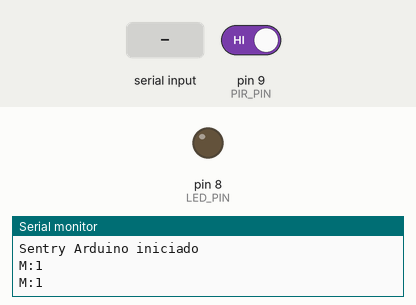
Recording of a sketch running on a simulated Arduino Uno, built with avr-gcc and run on an emulated ATmega328P. On the bench: output pins drawn as LEDs (lit = HIGH), the last lines printed to the serial monitor. The inputs (shaded band) are chosen by the test bench; at power-on: pin 9 (PIR_PIN) HIGH.

Above: at 1.2 s.
1.3 s: "1" received over Serial
At 1.9 s:
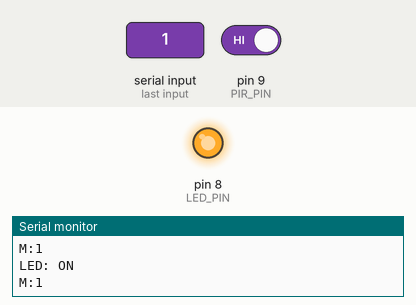
2.8 s: "0" received over Serial
At 4.2 s:
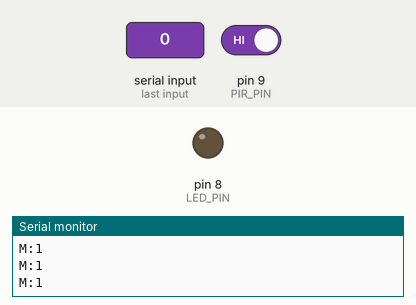
Timing chart, 0 to 5.8 s (numbered marks = the images above; inputs shaded):
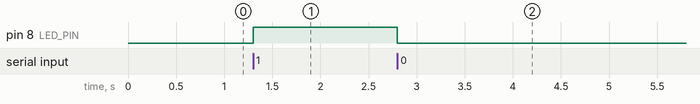

Measured:
- after the input at 1.3 s, pin 8 (LED_PIN): LOW → HIGH at once
- after the input at 2.8 s, pin 8 (LED_PIN): HIGH → LOW at once

The sketch:

Alarma_KOTLIN.ino
```cpp
#include <SoftwareSerial.h>

#define PIR_PIN   9
#define LED_PIN   8

#define SEND_INTERVAL 500

unsigned long lastSendTime = 0;
bool ledState = false;

void setup() {
  Serial.begin(9600);
  pinMode(PIR_PIN, INPUT);
  pinMode(LED_PIN, OUTPUT);
  digitalWrite(LED_PIN, LOW);
  Serial.println("Sentry Arduino iniciado");
}

void loop() {
  // Recibir comando desde la app
  if (Serial.available()) {
    char command = Serial.read();
    if (command == '1') {
      ledState = true;
      digitalWrite(LED_PIN, HIGH);
      Serial.println("LED: ON");
    } else if (command == '0') {
      ledState = false;
      digitalWrite(LED_PIN, LOW);
      Serial.println("LED: OFF");
    }
  }

  // Enviar estado del PIR cada SEND_INTERVAL ms
  unsigned long now = millis();
  if (now - lastSendTime >= SEND_INTERVAL) {
    lastSendTime = now;
    int motion = digitalRead(PIR_PIN);  // 1 = movimiento, 0 = sin movimiento
    String data = "M:" + String(motion);
    Serial.println(data);
  }
}
```
